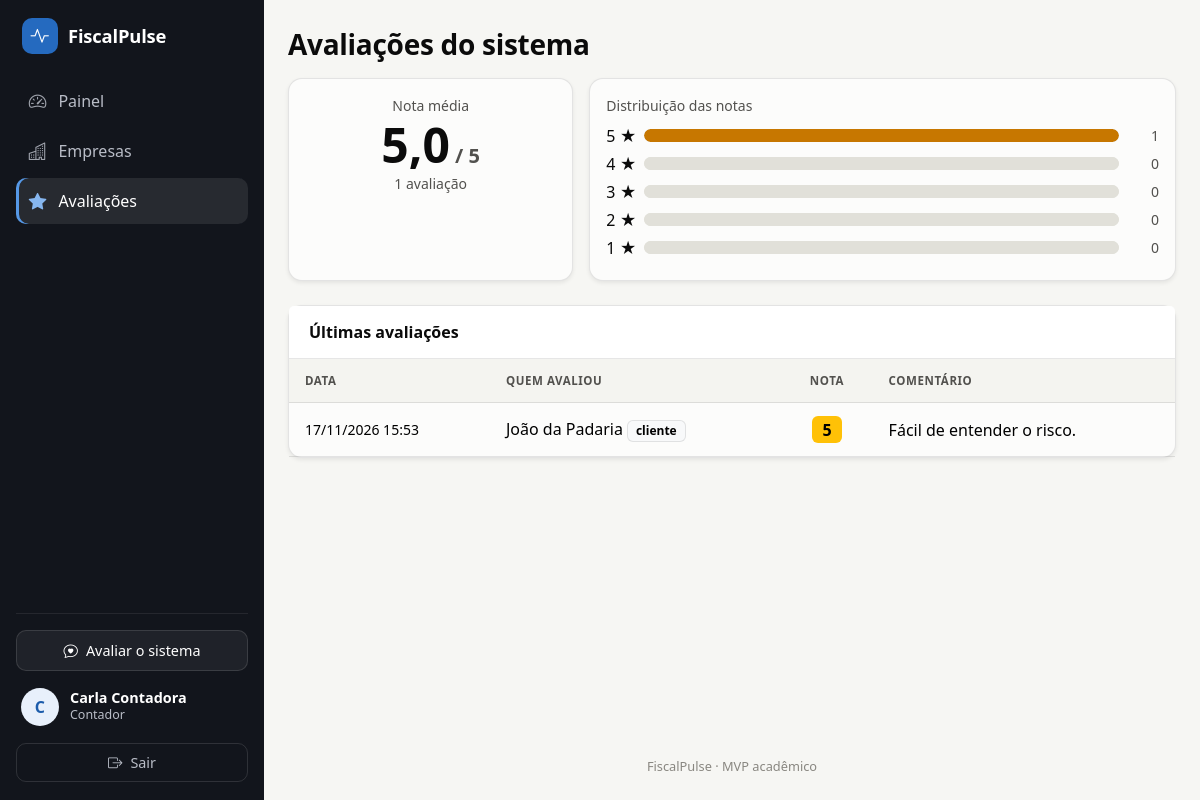
The app's page /index.php?rota=avaliacoes/index (signed in) with its own data.
### tables this page shows
CREATE TABLE avaliacoes (
  id INT UNSIGNED AUTO_INCREMENT PRIMARY KEY,
  usuario_id INT UNSIGNED NOT NULL,
  nota TINYINT UNSIGNED NOT NULL,
  comentario VARCHAR(500) NULL,
  criada_em TIMESTAMP NOT NULL DEFAULT CURRENT_TIMESTAMP,
  KEY ix_aval_usuario (usuario_id),
  CONSTRAINT fk_aval_usuario FOREIGN KEY (usuario_id) REFERENCES usuarios(id),
  CONSTRAINT ck_aval_nota CHECK (nota BETWEEN 1 AND 5)
);

CREATE TABLE usuarios (
  id INT UNSIGNED AUTO_INCREMENT PRIMARY KEY,
  empresa_id INT UNSIGNED NULL,
  nome VARCHAR(120) NOT NULL,
  email VARCHAR(150) NOT NULL,
  cpf VARCHAR(30) NULL,                  
  telefone VARCHAR(30) NULL,             
  senha_hash VARCHAR(255) NOT NULL,
  perfil ENUM('contador','cliente') NOT NULL,
  ativo TINYINT(1) NOT NULL DEFAULT 1,
  criado_em TIMESTAMP NOT NULL DEFAULT CURRENT_TIMESTAMP,
  UNIQUE KEY uq_usuarios_email (email),
  KEY ix_usuarios_empresa (empresa_id),
  CONSTRAINT fk_usuarios_empresa FOREIGN KEY (empresa_id) REFERENCES empresas(id),
  CONSTRAINT ck_usuarios_perfil CHECK (
    (perfil = 'contador' AND empresa_id IS NULL) OR (perfil = 'cliente' AND empresa_id IS NOT NULL))
);

### app/Controllers/AvaliacaoController.php (called while the page is built, shortened)
<?php
final class AvaliacaoController
{
    public function index(Request $req): void
    {
        $modelo = new Avaliacao(Database::conexao());
        View::exibir('avaliacoes/index', [
            'titulo' => 'Avaliações',
            'resumo' => AvaliacaoResumo::de($modelo->distribuicao()),
            'avaliacoes' => $modelo->listarRecentes(50),
        ]);
    }
}

### app/Core/Router.php (called while the page is built, shortened)
<?php
final class Router
{
    public function despachar(Request $req): void
    {
        try {
            $this->executar($req);
        } catch (HttpException $e) {
            $this->erro($e->codigoHttp());
        } catch (Throwable $e) {
            Logger::erro($e);
            $this->erro(500);
        }
    }
    private function executar(Request $req): void
    {
        $rota = $req->rota();
        $porMetodo = $this->rotas[$rota];
        $entrada = $porMetodo[$req->metodo()];
        $acao = $entrada[1];
        (new $classe())->$acao($req);
    }
}

### index.php (called while the page is built, shortened)
<?php
(new Router(require RAIZ . '/config/rotas.php'))->despachar(new Request());

### app/Models/Avaliacao.php (called while the page is built, shortened)
<?php
final class Avaliacao
{
    public function listarRecentes(int $limite = 50): array
    {
        $limite = max(1, min(500, $limite));
        return $this->pdo->query(
            "SELECT a.id, u.nome, u.perfil, a.nota, a.comentario, a.criada_em
             FROM avaliacoes a
             JOIN usuarios u ON u.id = a.usuario_id
             ORDER BY a.criada_em DESC, a.id DESC
             LIMIT $limite"
        )->fetchAll();
    }
}

### app/Views/avaliacoes/index.php (the view, shortened to what this page needs)
<h1 class="h3 mb-3">Avaliações do sistema</h1>
<div class="row g-3 mb-4">
    <div class="col-md-4">
        <div class="card shadow-sm h-100">
            <div class="card-body text-center">
                <div class="text-muted small">Nota média</div>
                <div class="display-5 fw-bold"><?= $resumo['media'] === null ? '—' : e(number_format($resumo['media'], 1, ',', '')) ?><span class="fs-5 text-muted"> / 5</span></div>
                <div class="text-muted small"><?= (int) $resumo['total'] ?> <?= $resumo['total'] === 1 ? 'avaliação' : 'avaliações' ?></div>
            </div>
        </div>
    </div>
    <div class="col-md-8">
        <div class="card shadow-sm h-100">
            <div class="card-body">
                <div class="text-muted small mb-2">Distribuição das notas</div>
                <?php for ($nota = 5; $nota >= 1; $nota--) : ?>
                    <div class="d-flex align-items-center gap-2 mb-1">
                        <span class="text-nowrap"><?= $nota ?> ★</span>
                        <progress class="barra-nota" max="<?= max(1, (int) $resumo['maximo']) ?>" value="<?= (int) $resumo['distribuicao'][$nota] ?>"
                                  aria-label="<?= (int) $resumo['distribuicao'][$nota] ?> votos para a nota <?= $nota ?>"></progress>
                        <span class="text-muted small text-end votos"><?= (int) $resumo['distribuicao'][$nota] ?></span>
                    </div>
                <?php endfor; ?>
            </div>
        </div>
    </div>
</div>
<div class="card shadow-sm">
    <div class="card-header bg-white fw-semibold">Últimas avaliações</div>
    <div class="table-responsive">
        <table class="table align-middle mb-0">
            <thead class="table-light">
                <tr><th>Data</th><th>Quem avaliou</th><th class="text-center">Nota</th><th>Comentário</th></tr>
            </thead>
            <tbody>
            <?php foreach ($avaliacoes as $a) : ?>
                <tr>
                    <td class="text-nowrap small"><?= e(formatarDataHora($a['criada_em'])) ?></td>
                    <td><?= e($a['nome']) ?> <span class="badge text-bg-light border"><?= e($a['perfil']) ?></span></td>
                    <td class="text-center"><span class="badge text-bg-warning fs-6"><?= (int) $a['nota'] ?></span></td>
                    <td class="texto-comentario"><?= $a['comentario'] === null ? '<span class="text-muted">—</span>' : e($a['comentario']) ?></td>
                </tr>
            <?php endforeach; ?>
            </tbody>
        </table>
    </div>
</div>

### assets/css/app.css (style rules this page uses)
:root { --plano: #f6f6f3; --superficie: #fcfcfb; --tinta: #0b0b0b; --tinta-2: #52514e; --suave: #898781; --borda: rgba(11, 11, 11, .10); --grade: #e1e0d9; --sombra: 0 1px 2px rgba(16, 24, 40, .06), 0 6px 18px rgba(16, 24, 40, .06); --sombra-forte: 0 2px 4px rgba(16, 24, 40, .08), 0 12px 28px rgba(16, 24, 40, .10); --raio: 14px; --primaria: #256abf; --primaria-hover: #1c5cab; --primaria-clara: #e8f0fb; --bom: #0ca30c; --bom-suave: #e7f6e7; --alerta: #fab219; --alerta-suave: #fff3d1; --serio: #ec835a; --serio-suave: #fdebe2; --critico: #d03b3b; --critico-suave: #fbe5e5; --neutro-suave: #eeeeea; --largura-menu: 264px; --menu-fundo: #12151c; --menu-texto: #b9bdc7; --menu-ativo: rgba(255, 255, 255, .09); --bs-body-bg: var(--plano); --bs-body-color: var(--tinta); --bs-secondary-color: var(--tinta-2); --bs-border-color: var(--borda); --bs-link-color: var(--primaria-hover); --bs-link-hover-color: #154a8a; }
body { min-height: 100vh; background: var(--plano); color: var(--tinta); }
.conteudo h1, .conteudo .h3 { font-weight: 650; letter-spacing: -.01em; }
.text-muted, .text-body-secondary { color: var(--tinta-2) !important; }
.card { background: var(--superficie); border: 1px solid var(--borda); border-radius: var(--raio); box-shadow: var(--sombra); }
.card-header { background: transparent; border-bottom: 1px solid var(--borda); padding: .9rem 1.25rem; font-weight: 600; }
.table { --bs-table-bg: transparent; margin-bottom: 0; }
.table > :not(caption) > * > * { padding: .8rem 1rem; }
.table thead th, .table-light { --bs-table-bg: #f4f4f0; --bs-table-color: var(--tinta-2); }
.table thead th { font-size: .72rem; text-transform: uppercase; letter-spacing: .05em; font-weight: 650; color: var(--tinta-2); border-bottom: 1px solid var(--borda); white-space: nowrap; }
.barra-risco, .barra-nota { appearance: none; -webkit-appearance: none; border: 0; border-radius: 999px; overflow: hidden; background: var(--grade); }
.barra-nota { flex: 1; height: .8rem; --cor-barra: #c77700; }
.votos { min-width: 2rem; }
.texto-comentario { white-space: pre-line; overflow-wrap: anywhere; }

### records on screen
avaliacoes: criada_em "17/11/2026 15:53", usuario.nome "João da Padaria", usuario.perfil "cliente", nota "5", comentario "Fácil de entender o risco."

### other values on screen
$rotulo "Painel"
$rotulo "Empresas"
$rotulo "Avaliações"
iniciais($usuario['nome']) "C"
$usuario['nome'] "Carla Contadora"
$usuario['perfil'] === 'contador' ? 'Contador' : 'Cliente' "Contador"
$resumo['media'] "5,0"
$resumo['total'] "1"
$resumo['distribuicao'][$nota] "1"
$resumo['distribuicao'][$nota] "0"
